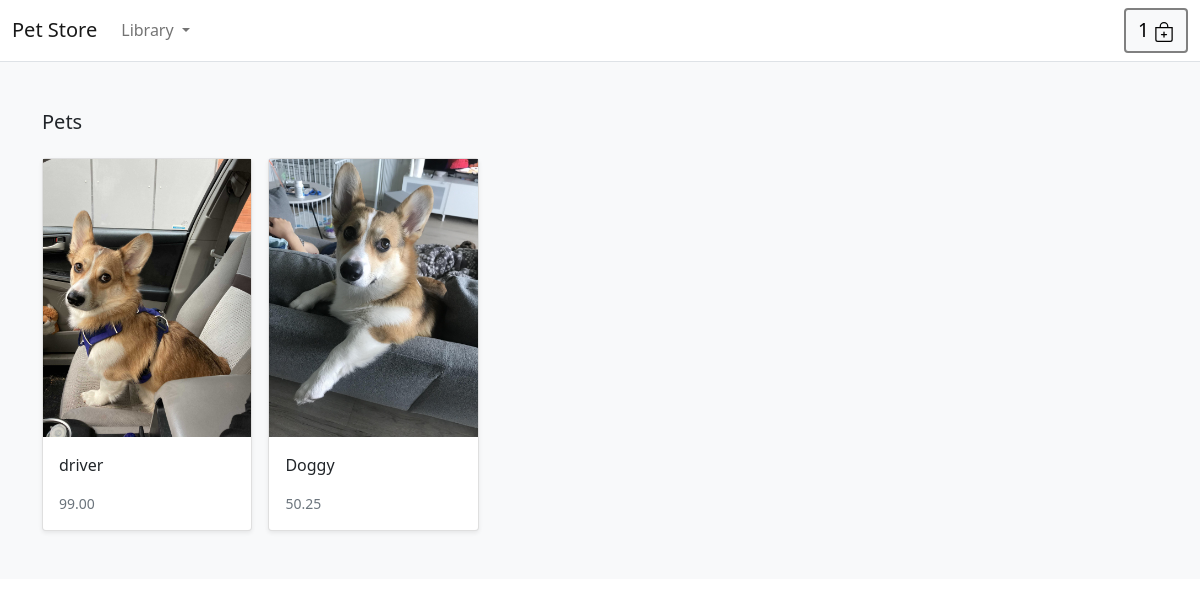
The app's page /pets/, older data.
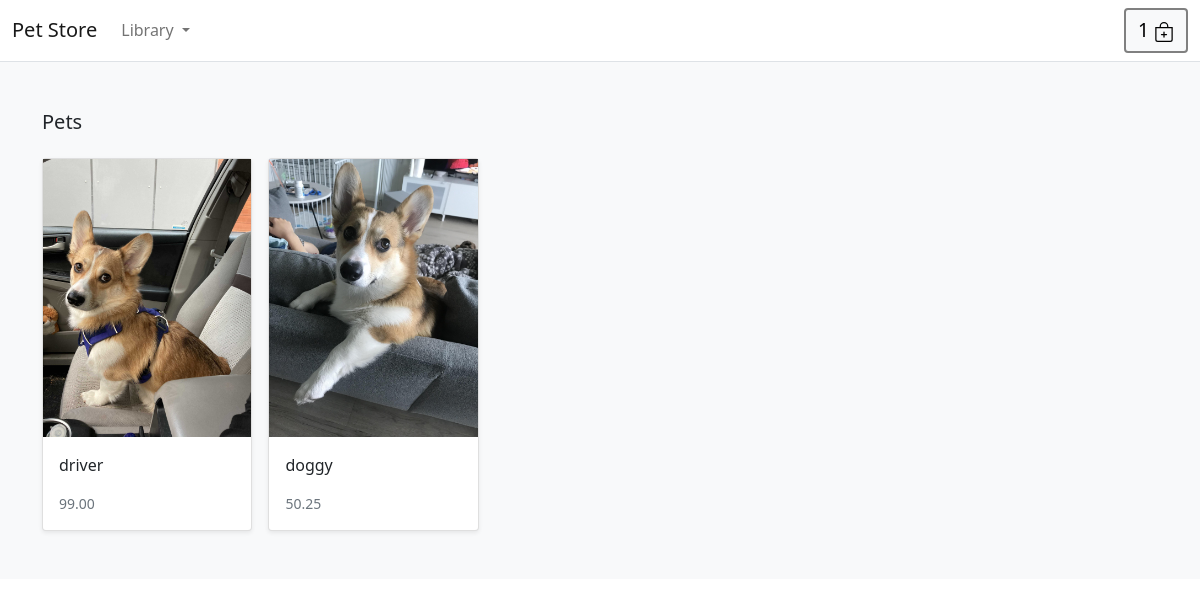
The same page, newer data.
### store/models.py (models this page shows, shortened)
class Product(models.Model):
    category = models.ForeignKey(
        Category, related_name="product", on_delete=models.CASCADE)
    category_by = models.ForeignKey(
        User, related_name="product_creator", on_delete=models.CASCADE)
    title = models.CharField(max_length=255, default='unknown')
    image = models.ImageField(upload_to="images/", default='images/cow.jpg')
    address = models.SlugField(max_length=255, unique=True)
    price = models.DecimalField(max_digits=4, decimal_places=2)
    in_stock = models.BooleanField(default=True)
    is_active = models.BooleanField(default=True)
    created = models.DateTimeField(auto_now_add=True)
    updated = models.DateTimeField(auto_now=True)
    objects = models.Manager()
    products = ProductManager()
    class Meta:
        ordering = ("-created",)

### store/views.py (the view)
def category_list(request, category_address):
    category = get_object_or_404(Category, address=category_address)
    products = Product.objects.filter(category=category)
    return render(request, 'store/category.html', {'category': category, 'products': products})

### cart/context_processor.py (called while the page is built)
def cart(request):
    return {'cart': Cart(request)}

### store/contect_proccesor.py (called while the page is built)
def categories(request):
    return {'categories': Category.objects.all()}

### store/templates/store/category.html (shortened to what this page needs)
{% extends "./header.html" %}
{% load static %}
{% block content %}
<main>
  <div class="album py-5 bg-light">
    <div class="container">
      <div class="pb-3 h5">{{ category.name|title }}</div>
      <div class="row row-cols-1 row-cols-sm-2 row-cols-md-5 g-3">
        {% for product in products %}
        <div class="col">
          <div class="card shadow-sm">
            <img
              class="img-fluid"
              alt="Responsive image"
              src="{{ product.image.url }}"
            />
            <div class="card-body">
              <p class="card-text">
                <a
                  class="text-dark text-decoration-none"
                  href="{{ product.category_list }}"
                  >{{ product.title }}</a
                >
              </p>
              <div class="d-flex justify-content-between align-items-center">
                <small class="text-muted">{{ product.price }}</small>
              </div>
            </div>
          </div>
        </div>
        {% endfor %}
      </div>
    </div>
  </div>
</main>
{% endblock %}

Row changes from the older to the newer data that the page shows:
changed Product: title "Doggy" → "doggy"
